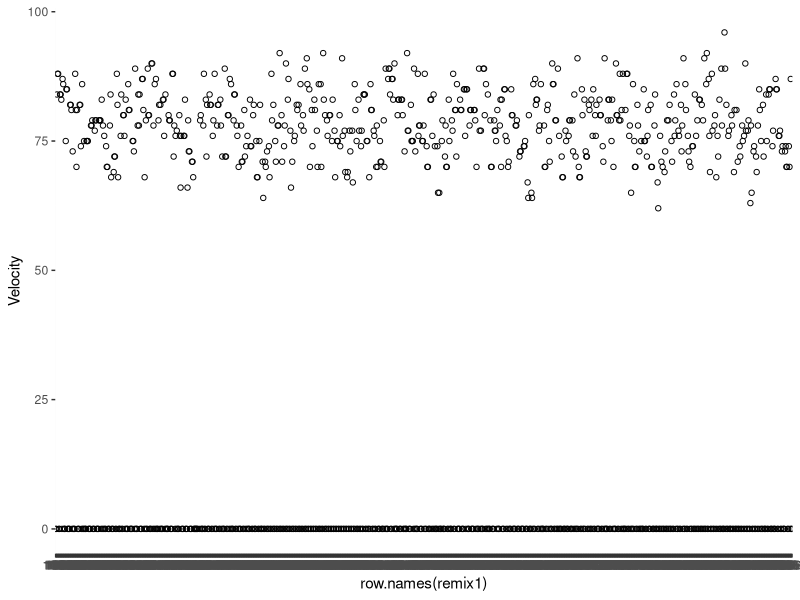
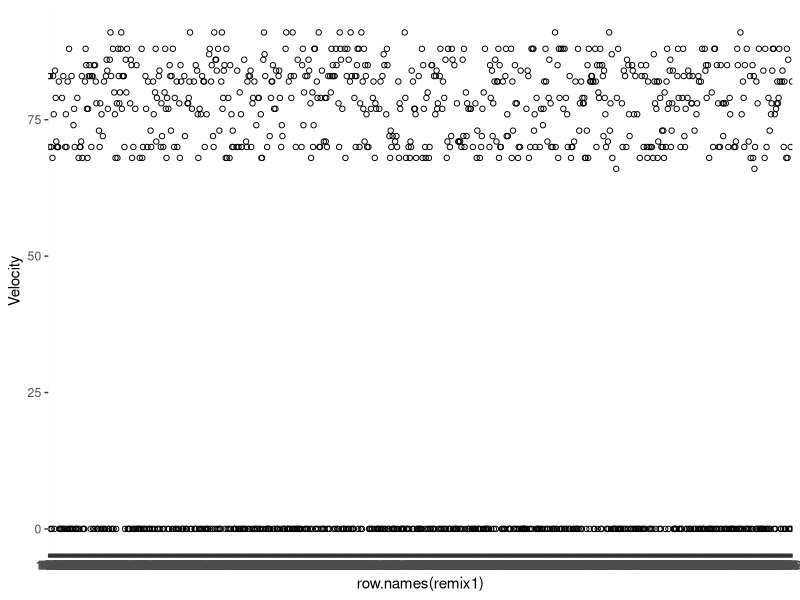
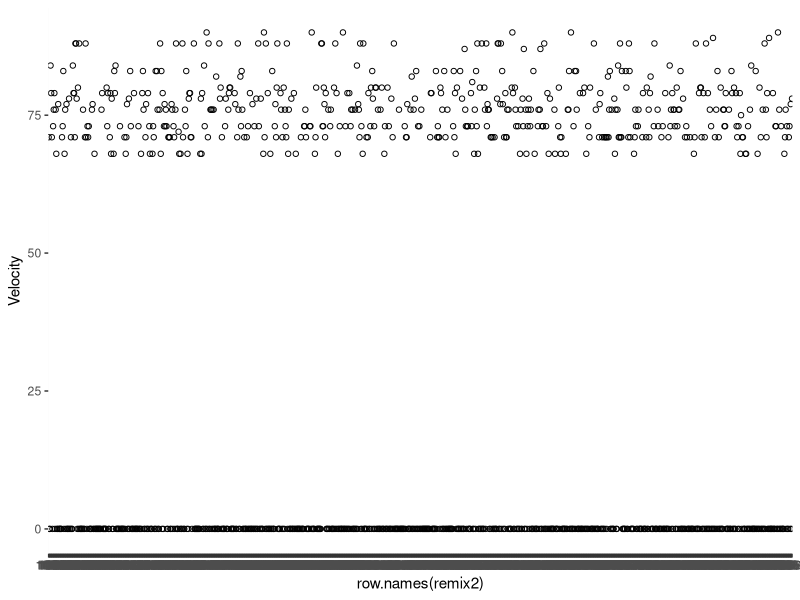
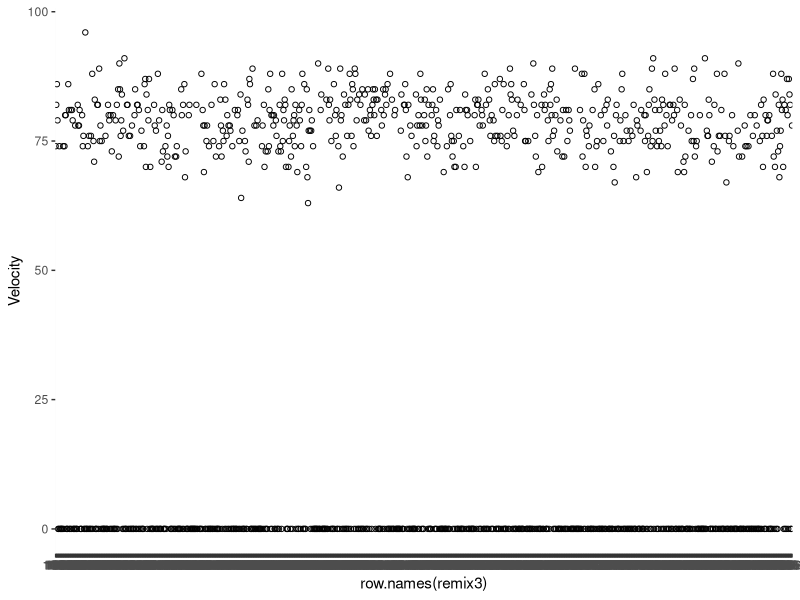
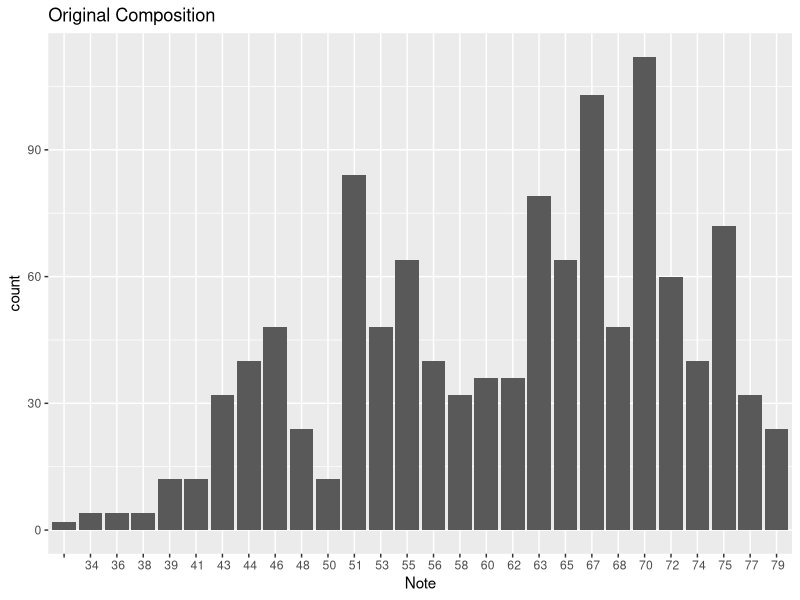
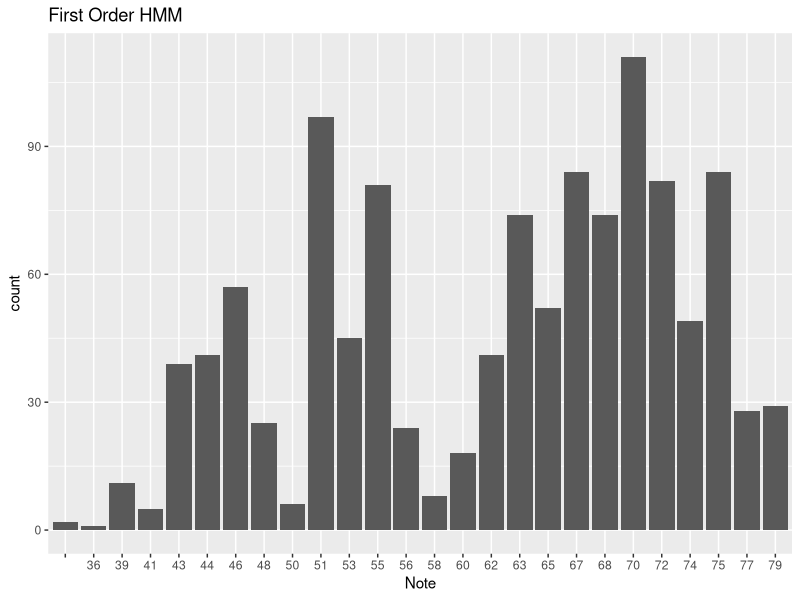
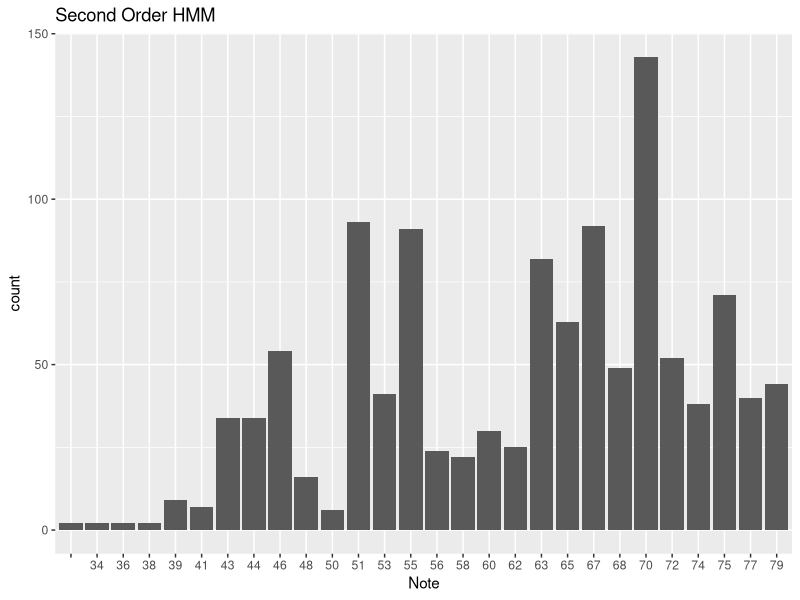
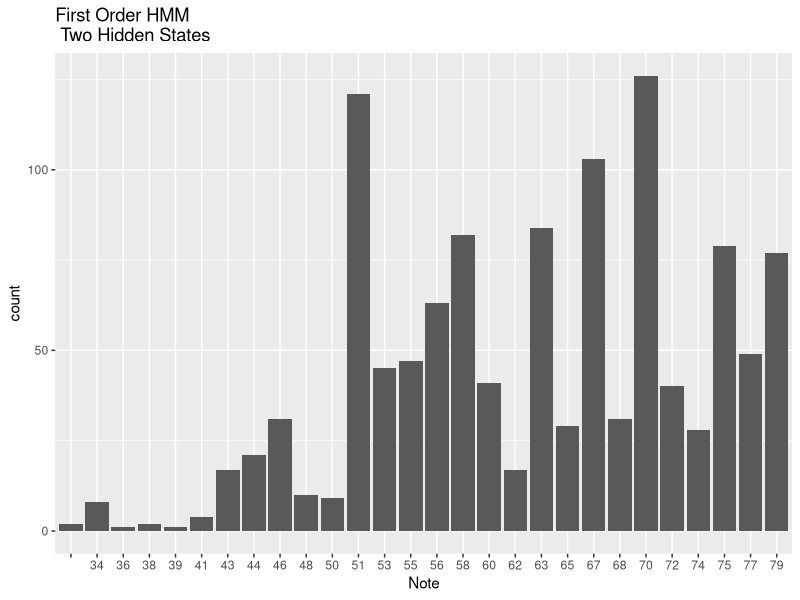

Recreate these plots in R, in order.
setwd("C:/Users/Megan Robertson/Documents/Spring2016/STA531/531FinalProject/Piano/CSV")
original = read.csv("Jupiter.csv", row.names = NULL)
remix1 = read.csv("jupiterRemix.csv")
remix2 = read.csv("jupiterRemix2.csv")
remix3 = read.csv("jupiterRemix-2H.csv")

original = original[39:nrow(original),]
remix1 = remix1[39:nrow(remix1),]
remix2 = remix2[39:nrow(remix2),]
remix3 = remix3[39:nrow(remix3),]

colnames(original) = c("one", "two", "Header", "zero", "Note", "Velocity", "X")
colnames(remix1) = c("one", "two", "Header", "zero", "Note", "Velocity", "X")
colnames(remix2) = c("one", "two", "Header", "zero", "Note", "Velocity", "X")
colnames(remix3) = c("one", "two", "Header", "zero", "Note", "Velocity", "X")



library(ggplot2)

#comparing velocities
ggplot(original, aes(x=row.names(remix1), y = Velocity)) + geom_point(shape = 1)
ggplot(remix1, aes(x=row.names(remix1), y = Velocity)) + geom_point(shape = 1)
ggplot(remix2, aes(x=row.names(remix2), y = Velocity)) + geom_point(shape = 1)
ggplot(remix3, aes(x=row.names(remix3), y = Velocity)) + geom_point(shape = 1)

#comparing notes
ggplot(original, aes(Note)) + geom_bar() + ggtitle("Original Composition")
ggplot(remix1, aes(Note)) + geom_bar() + ggtitle("First Order HMM")
ggplot(remix2, aes(Note)) + geom_bar() + ggtitle("Second Order HMM")
ggplot(remix3, aes(Note)) + geom_bar()+ ggtitle("First Order HMM \n Two Hidden States")
